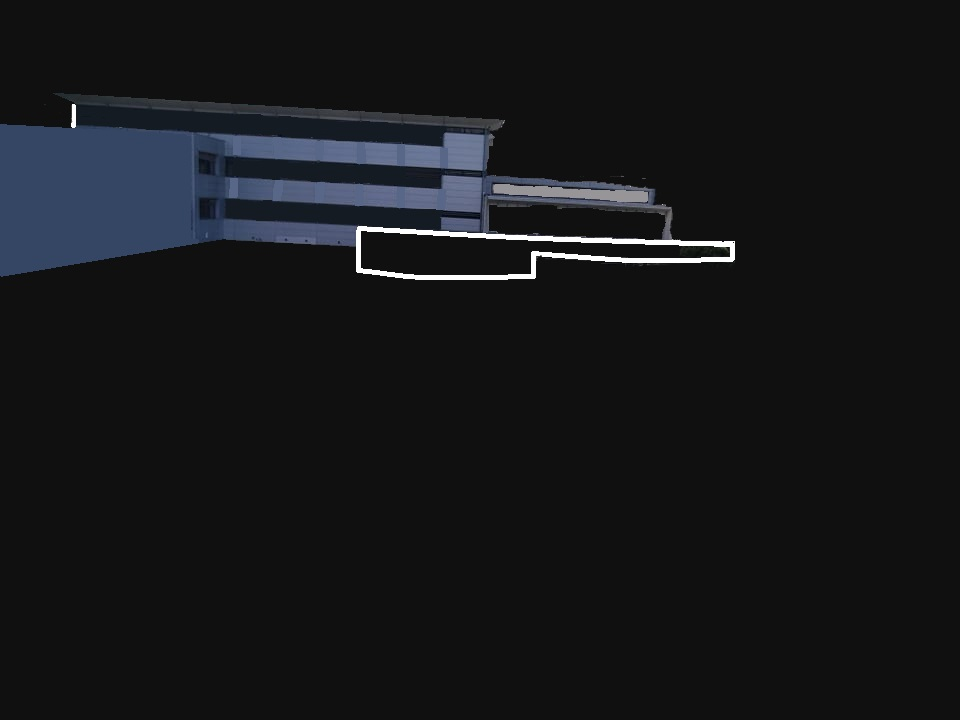
%> input picture UE_Propa/sources_TP3_probas/Images/Bat_C_test_bis.jpg, 960 x 720 px
$ octave exercice_1.m   (GNU Octave 9; MATLAB toolbox functions it lacks are replaced by stand-ins)
%> lines starting %> are read from the running program, lines starting %| are printed output that depends on the picture; in (x1, y1, x2, y2) boxes, pixels count from 0 and x2, y2 are one past the last pixel; in counts of white or black regions, pixels touching at a corner belong together; the program's own positions count from 1
### UE_Propa/sources_TP3_probas/fonctions_TP3_proba.m

% TP3 de Probabilites : fonctions a completer et rendre sur Moodle
% Nom : Peyremorte
% Prénom : Romain
% Groupe : 1SN-E

function varargout = fonctions_TP3_proba(varargin)

    switch varargin{1}

        case 'matrice_inertie'

            [varargout{1},varargout{2}] = feval(varargin{1},varargin{2:end});

        case {'ensemble_E_recursif','calcul_proba'}

            [varargout{1},varargout{2},varargout{3}] = feval(varargin{1},varargin{2:end});

    end
end

% Fonction ensemble_E_recursif (exercie_1.m) ------------------------------
function [E,contour,G_somme] = ...
    ensemble_E_recursif(E,contour,G_somme,i,j,voisins,G_x,G_y,card_max,cos_alpha)

contour(i,j)=0;
nb_voisins=size(voisins,1);
k=1;

while ((k<=nb_voisins)&(size(E,1)<=card_max))

    i_voisin=i+voisins(k,1);
    j_voisin=j+voisins(k,2);

    if contour(i_voisin,j_voisin)
        G=[G_x(i_voisin,j_voisin), G_y(i_voisin,j_voisin)];
        if (G/(norm(G)))*((G_somme/(norm(G_somme)))') >= cos_alpha

            E=[E; i_voisin ,j_voisin];
            G_somme=G_somme+G;
            [E,contour,G_somme]=ensemble_E_recursif(E,contour,G_somme,i_voisin,j_voisin,voisins,G_x,G_y,card_max,cos_alpha);
        end
    end
    k=k+1;
end

end

% Fonction matrice_inertie (exercice_2.m) ---------------------------------
% [9 lines left out: function matrice_inertie, not called in this run]

% Fonction calcul_proba (exercice_2.m) ------------------------------------
% [9 lines left out: function calcul_proba, not called in this run]

### UE_Propa/sources_TP3_probas/exercice_1.m
clear;
close all;
clc;

taille_ecran = get(0,'ScreenSize');
L = taille_ecran(3);
H = taille_ecran(4);

% Parametres :
set(0,'RecursionLimit',1000);		% Pour eviter les erreurs a l'execution
alpha = pi/8;						% Seuil sur l'orientation du gradient (en radians)
cos_alpha = cos(alpha);
seuil_norme = 2/sin(alpha);			% Seuil sur la norme du gradient (decoule d'une etude theorique)

% Lecture de l'image :
I = imread('Images/Bat_C_test_bis.jpg'); %Piree.png'
%> I is the input picture: size 720x960x3 uint8; mean R, G, B 21.6, 22.8, 25.1
% I = imread('Images/chaises.png');
% I = imread('Images/Morlaix.png');
if (ndims(I) == 3)
	I = rgb2gray(I);
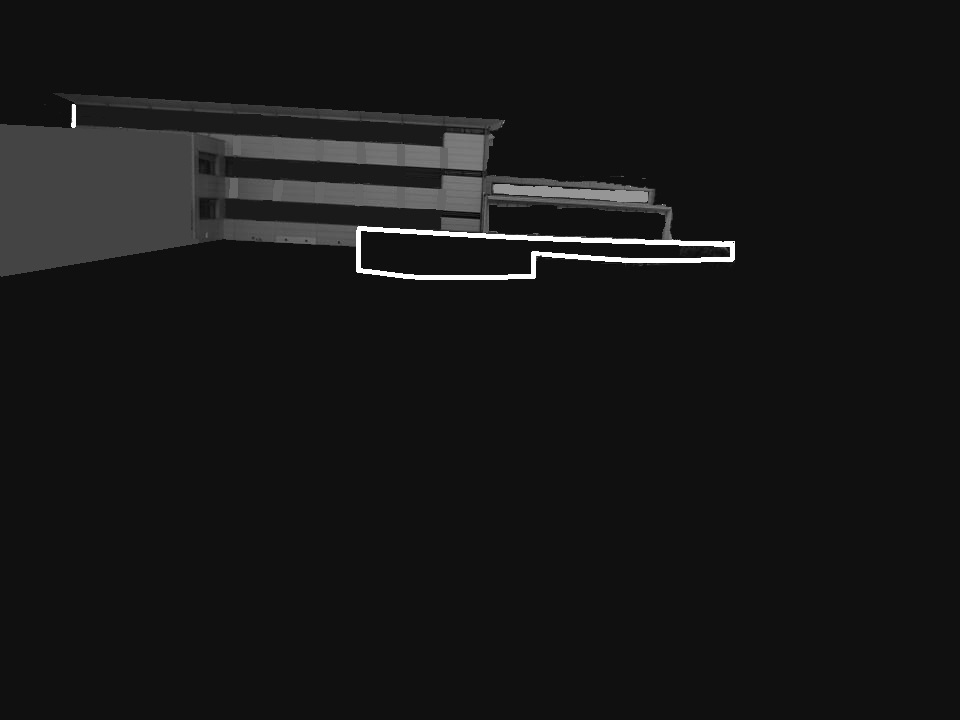
%> I: size 720x960 uint8; min 0, max 255, mean 22.7
end
I = imresize(I,0.8);			   % Permet de limiter l'effet de crenelage
%> I: size 576x768 uint8
[nb_lignes,nb_colonnes] = size(I);
%> nb_lignes = 576; nb_colonnes = 768

% Parametres :
diagonale = floor(sqrt(nb_lignes^2+nb_colonnes^2));
%> diagonale = 960
card_max = floor(diagonale/2);				% Cardinal max d'un ensemble E
%> card_max = 480
card_min = floor(card_max/20);				% Cardinal min d'un ensemble E
%> card_min = 24

% Gradient du niveau de gris (x vers la droite, y vers le bas) :
I = double(I);
%> I: size 576x768 double
[G_x,G_y] = gradient(I);
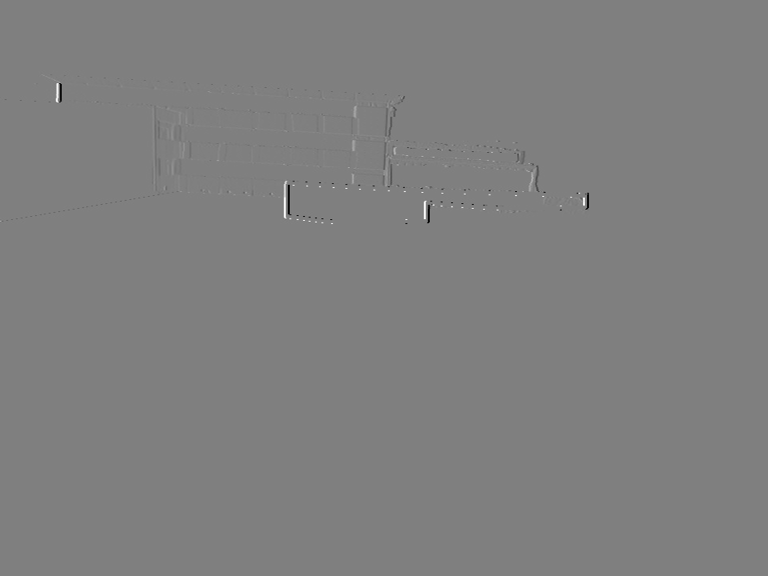
%> G_x: size 576x768 double; min -127.5, max 127.5, mean 0; drawn with min black and max white
G_norme = sqrt(G_x.^2+G_y.^2);
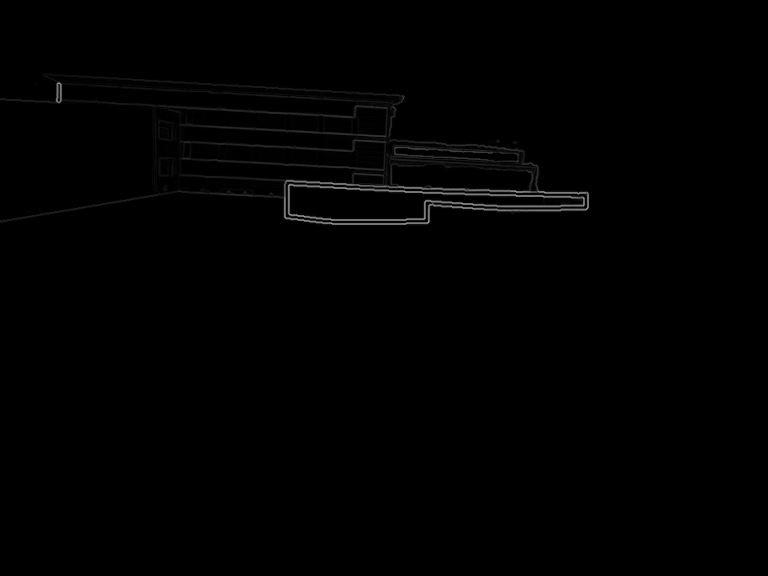
%> G_norme: size 576x768 double; min 0, max 162.3, mean 1.3

% Affichage de l'image :
figure('Name','Ensembles candidats','Position',[0.1*L,0.1*H,0.8*L,0.65*H]);
subplot(1,3,1)
    imagesc(G_norme)
    axis image off
    colormap jet
    title('Norme des gradients','FontSize',30)

% Selection des pixels de contour :
contour = (G_norme > seuil_norme);
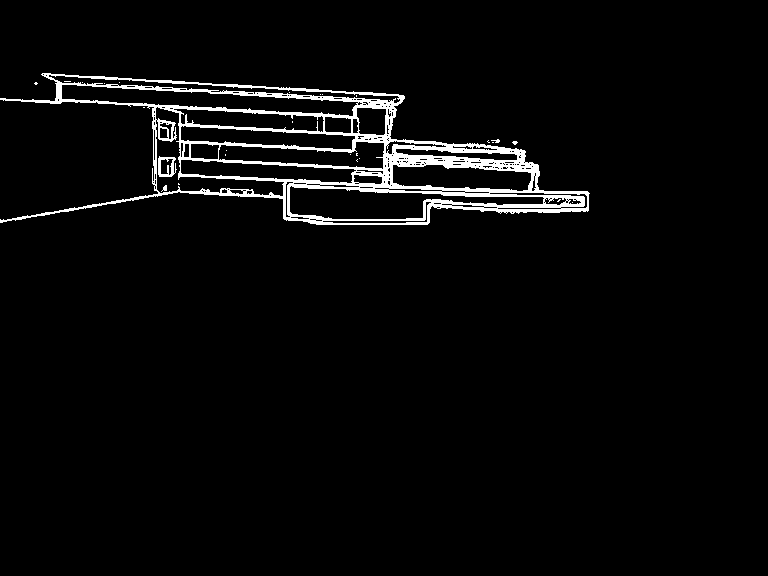
%> contour: size 576x768 logical; 3.5% white; 27 white regions (24 under 20 px), largest, box (x1, y1, x2, y2) and area: (0, 73, 590, 225) 15029, (158, 156, 177, 177) 204, (161, 185, 167, 192) 22

% Pas de pixel de contour sur le bord de l'image (traitement simplifie !) :
contour([1,nb_lignes],:) = 0;
contour(:,[1,nb_colonnes]) = 0;
%> contour: size 576x768 logical; 3.5% white; 27 white regions (24 under 20 px), largest, box (x1, y1, x2, y2) and area: (1, 73, 590, 225) 15023, (158, 156, 177, 177) 204, (161, 185, 167, 192) 22

% Affichage d'une petite fleche sur les pixels de contour :
[i,j] = find(contour);
%> i = 15340 values from 74 to 225; j = 15340 values from 2 to 590
%> the run ends on the next line
subplot(1,3,2)
    imagesc(I)
    axis image off;
    colormap gray
    hold on
    quiver(j,i,G_x(contour),G_y(contour),'r')  % Attention : x = j et y = i
    title('Pixels de contour','FontSize',30)


% Boucle de traitement des pixels de contour :
% Positions relatives des 8 plus proches voisins
voisins = [ -1 -1 ; -1 0 ; -1  1 ; ...
             0 -1 ;         0  1 ; ...
		     1 -1 ;  1 1 ;  1  0 ];
liste_E = [];

% Initialisation du 3eme affichage
subplot(1,3,3);
    imagesc(I*0);
    axis image off;
    title('Traitement en cours ...','FontSize',30);
    drawnow;

while any(contour(:))

	% Pixel de contour dont la norme du gradient est la plus elevee = "germe" :
    G_norme_seuillee = G_norme.*contour;
    [~,j_germe] = max(max(G_norme_seuillee));
    [~,i_germe] = max(G_norme_seuillee(:,j_germe));
    % Remarque :
    % les coordonnees des pixels seront a mettre les uns en dessous des autres
	E = [i_germe,j_germe];

    % Initialisation de la somme des gradients de E avec le germe :
	G_somme = [G_x(i_germe,j_germe),G_y(i_germe,j_germe)];

	% Construction recursive de l'ensemble E :
	[E,contour] = ...
